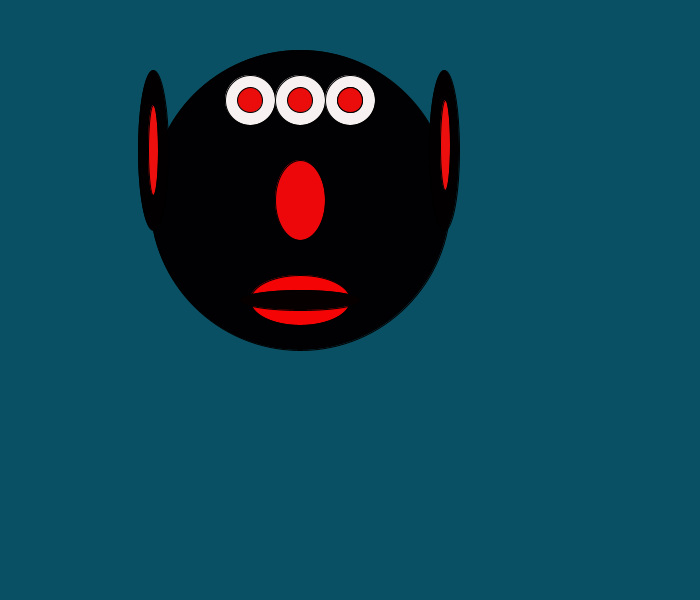
Frame 1 (no input)
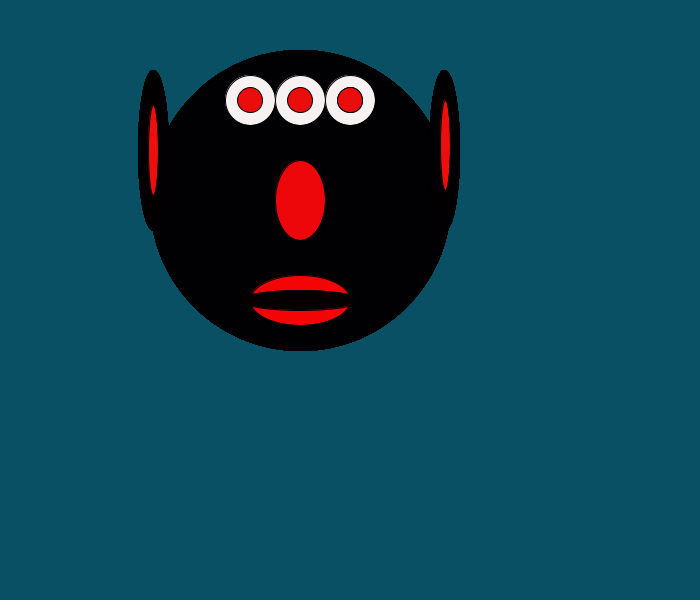
Frame 60 (the mouse pressed at the canvas centre just before this capture)
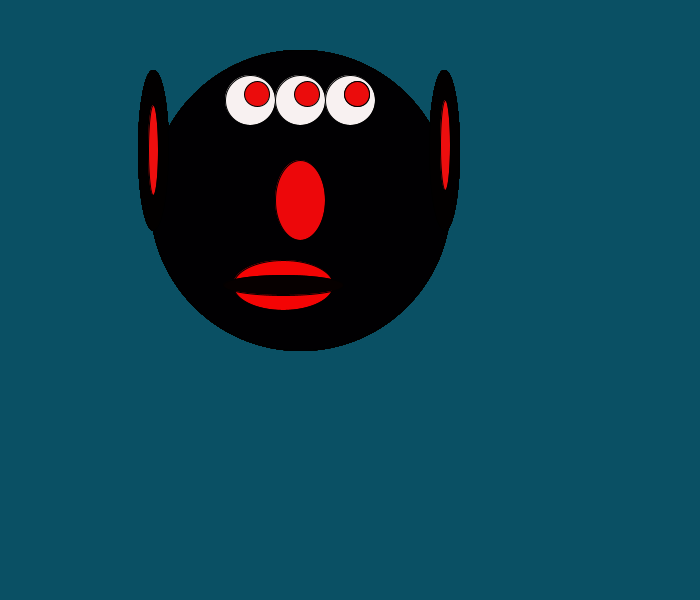
Frame 120 (the mouse held since frame 60 and released just before this capture)

The Processing sketch that drew these frames (run headless with seeded random() and noise(); from frame 60 on, the mouse is pressed at the canvas centre):

// Processing sketch: processing_136345
// ── processing_136345.pde

void setup() {
  size(700, 600);
  background(10, 80, 100);
}

void draw() {
   

fill(1,0,2);
ellipse(300,200,300,300);
//head
fill(237,7,10);
ellipse(300,200,50,80);
//ears
fill(2,0,0);
ellipse(153,150,30,160);
ellipse(444,150,30,160);
//ears2
fill(237,14,14);
ellipse(153,150,10,90);
ellipse(445,145,10,90);
//nose
fill(248,241,241);
ellipse(250, 100, 50, 50);
ellipse(300, 100, 50, 50);
ellipse(350, 100, 50, 50);
//eyes
stroke(2,0,0);
fill(244,4,4);
ellipse(300-mouseX/20, 300-mouseY/20, 100, 50);
//mouth
fill(6,0,0);
ellipse(300-mouseX/20, 300-mouseY/20, 120, 20);
//mouth
stroke(0,0,0);
fill(235,12,12);
ellipse(250+mouseX/50,100-mouseY/50,25,25);
ellipse(350+mouseX/50,100-mouseY/50,25,25);
//inner eyes
ellipse(300+mouseX/50,100-mouseY/50,25,25);
ellipse(350+mouseX/50,100-mouseY/50,25,25);
}
